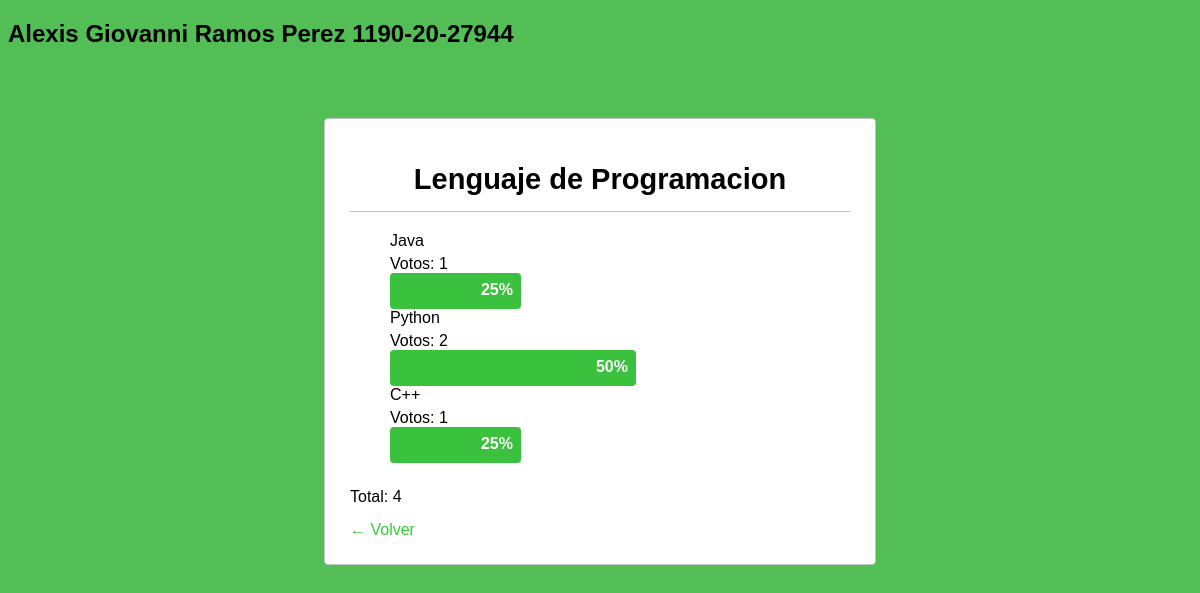
Screenshot of /resultado.php?id=10 with the database file from the repository.
### tables this page shows
CREATE TABLE opciones (
    id INTEGER PRIMARY KEY AUTOINCREMENT,
    id_encuesta INTEGER NOT NULL,
    nombre TEXT NOT NULL,
    valor INTEGER NOT NULL
);

CREATE TABLE "encuestas" (
	"id"	INTEGER,
	"titulo"	TEXT NOT NULL,
	"fecha"	DATE NOT NULL,
	PRIMARY KEY("id" AUTOINCREMENT)
);

### resultado.php (the view, shortened to what this page needs)
<?php
$dbFile = 'encuestas.db';
$conex = new SQLite3($dbFile);
$suma = 0;
$id = $_GET['id'];
$mod = $conex->query("SELECT SUM(valor) as valor FROM opciones WHERE id_encuesta = ".$id);
while ($result = $mod->fetchArray(SQLITE3_ASSOC)) {
    $suma = $result['valor'];
}
?>
<!DOCTYPE HTML>
<html lang="en-US">
<head>
    <link rel="stylesheet" href="estilos.css">
</head>
<body>
    <div><h2>Alexis Giovanni Ramos Perez 1190-20-27944</h2></div>
<div class="wrap">
<form action="" method="post">
<?php
$aux = 0;
$sql = "SELECT nombre, valor FROM opciones WHERE id_encuesta = " . $id;
$req = $conex->query($sql);
while ($result = $req->fetchArray(SQLITE3_ASSOC)) {
    if ($aux == 0) {
        $tituloQuery = $conex->query("SELECT titulo FROM encuestas WHERE id = " . $id);
        $tituloResult = $tituloQuery->fetchArray(SQLITE3_ASSOC);
        $titulo = $tituloResult['titulo'];
        echo "<h1>".$titulo."</h1>";
        echo "<ul class='votacion'>";
        $aux = 1;
    }
    echo '<li><div class="fl">'.$result['nombre'].'</div><div class="fr">Votos: '.$result['valor'].'</div>';
    if ($suma == 0) {
        echo '<div class="barra cero" style="width:0%;"></div></li>';
    } else {
        echo '<div class="barra" style="width:'.($result['valor']*100/$suma).'%;">'.round($result['valor']*100/$suma).'%</div></li>';
    }
}
echo '</ul>';
if (isset($aux)) {
    echo '<span class="fr">Total: '.$suma.'</span>';
    echo '<a href="encuesta.php?id='.$id.'"" class="volver">← Volver</a>';
}
?>
</form>
</div>
</body>
</html>

### estilos.css (style rules this page uses)
.barra { background: #3ac13d; clear: both; height: 20px; color: white; font-weight: bold; text-align: right; padding: 8px; border-radius: 4px; max-width: 356px; min-width: 20px; }
body { background: #53be55; font-family: Arial, sans-serif; }
a { text-decoration: none; color: #35cc35; }
.wrap { padding: 25px; margin: 0 auto; width: 500px; background: #ffffff; border-radius: 4px; margin-top: 70px; border: 1px solid #bdc3c7; }
h1 { margin-bottom: 20px; font-size: 29px; border-bottom: 1px solid #bdc3c7; padding-bottom: 15px; text-align: center; color: #000000; }
ul.votacion { margin-bottom: 25px; list-style: none; }
.votacion .fl { margin-bottom: 5px; }
.volver { display: block; padding-top: 15px; clear: both; color: #35cc35; }

### rows the page displays
opciones: id_encuesta.titulo "Lenguaje de Programacion", nombre "Java", valor "1", valor "25"
opciones: nombre "Python", valor "2", valor "50"
opciones: nombre "C++", valor "1", valor "25"

### other values shown
$suma "4"
